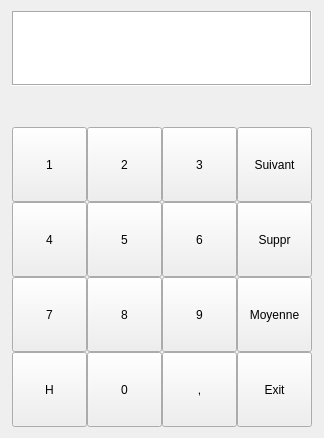
<?xml version="1.0" encoding="UTF-8"?>
<ui version="4.0">
 <class>MainWindow</class>
 <widget class="QMainWindow" name="MainWindow">
  <property name="geometry">
   <rect>
    <x>0</x>
    <y>0</y>
    <width>324</width>
    <height>438</height>
   </rect>
  </property>
  <property name="sizePolicy">
   <sizepolicy hsizetype="Fixed" vsizetype="Fixed">
    <horstretch>0</horstretch>
    <verstretch>0</verstretch>
   </sizepolicy>
  </property>
  <property name="minimumSize">
   <size>
    <width>324</width>
    <height>438</height>
   </size>
  </property>
  <property name="maximumSize">
   <size>
    <width>324</width>
    <height>438</height>
   </size>
  </property>
  <property name="windowTitle">
   <string>MainWindow</string>
  </property>
  <widget class="QWidget" name="centralwidget">
   <layout class="QGridLayout" name="gridLayout">
    <item row="0" column="0">
     <widget class="QLabel" name="labelResult">
      <property name="minimumSize">
       <size>
        <width>0</width>
        <height>75</height>
       </size>
      </property>
      <property name="maximumSize">
       <size>
        <width>16777215</width>
        <height>75</height>
       </size>
      </property>
      <property name="styleSheet">
       <string notr="true">background-color: rgb(255, 255, 255);</string>
      </property>
      <property name="frameShape">
       <enum>QFrame::Box</enum>
      </property>
      <property name="frameShadow">
       <enum>QFrame::Sunken</enum>
      </property>
      <property name="text">
       <string/>
      </property>
     </widget>
    </item>
    <item row="1" column="0">
     <widget class="QLabel" name="labelExcept">
      <property name="minimumSize">
       <size>
        <width>0</width>
        <height>25</height>
       </size>
      </property>
      <property name="maximumSize">
       <size>
        <width>16777215</width>
        <height>25</height>
       </size>
      </property>
      <property name="text">
       <string/>
      </property>
     </widget>
    </item>
    <item row="3" column="0">
     <layout class="QGridLayout" name="gridLayout_3">
      <property name="sizeConstraint">
       <enum>QLayout::SetNoConstraint</enum>
      </property>
      <property name="spacing">
       <number>0</number>
      </property>
      <item row="0" column="0">
       <widget class="QPushButton" name="pB1">
        <property name="minimumSize">
         <size>
          <width>75</width>
          <height>75</height>
         </size>
        </property>
        <property name="maximumSize">
         <size>
          <width>75</width>
          <height>75</height>
         </size>
        </property>
        <property name="text">
         <string>1</string>
        </property>
       </widget>
      </item>
      <item row="0" column="3">
       <widget class="QPushButton" name="pBNext">
        <property name="sizePolicy">
         <sizepolicy hsizetype="Preferred" vsizetype="Preferred">
          <horstretch>0</horstretch>
          <verstretch>0</verstretch>
         </sizepolicy>
        </property>
        <property name="minimumSize">
         <size>
          <width>75</width>
          <height>75</height>
         </size>
        </property>
        <property name="maximumSize">
         <size>
          <width>75</width>
          <height>16777215</height>
         </size>
        </property>
        <property name="text">
         <string>Suivant</string>
        </property>
       </widget>
      </item>
      <item row="2" column="1">
       <widget class="QPushButton" name="pB8">
        <property name="minimumSize">
         <size>
          <width>75</width>
          <height>75</height>
         </size>
        </property>
        <property name="maximumSize">
         <size>
          <width>75</width>
          <height>75</height>
         </size>
        </property>
        <property name="text">
         <string>8</string>
        </property>
       </widget>
      </item>
      <item row="2" column="2">
       <widget class="QPushButton" name="pB9">
        <property name="minimumSize">
         <size>
          <width>75</width>
          <height>75</height>
         </size>
        </property>
        <property name="maximumSize">
         <size>
          <width>75</width>
          <height>75</height>
         </size>
        </property>
        <property name="text">
         <string>9</string>
        </property>
       </widget>
      </item>
      <item row="1" column="1">
       <widget class="QPushButton" name="pB5">
        <property name="minimumSize">
         <size>
          <width>75</width>
          <height>75</height>
         </size>
        </property>
        <property name="maximumSize">
         <size>
          <width>75</width>
          <height>75</height>
         </size>
        </property>
        <property name="text">
         <string>5</string>
        </property>
       </widget>
      </item>
      <item row="3" column="0">
       <widget class="QPushButton" name="pB10">
        <property name="minimumSize">
         <size>
          <width>75</width>
          <height>75</height>
         </size>
        </property>
        <property name="maximumSize">
         <size>
          <width>75</width>
          <height>75</height>
         </size>
        </property>
        <property name="text">
         <string>H</string>
        </property>
       </widget>
      </item>
      <item row="2" column="0">
       <widget class="QPushButton" name="pB7">
        <property name="minimumSize">
         <size>
          <width>75</width>
          <height>75</height>
         </size>
        </property>
        <property name="maximumSize">
         <size>
          <width>75</width>
          <height>75</height>
         </size>
        </property>
        <property name="text">
         <string>7</string>
        </property>
       </widget>
      </item>
      <item row="1" column="2">
       <widget class="QPushButton" name="pB6">
        <property name="minimumSize">
         <size>
          <width>75</width>
          <height>75</height>
         </size>
        </property>
        <property name="maximumSize">
         <size>
          <width>75</width>
          <height>75</height>
         </size>
        </property>
        <property name="text">
         <string>6</string>
        </property>
       </widget>
      </item>
      <item row="0" column="1">
       <widget class="QPushButton" name="pB2">
        <property name="minimumSize">
         <size>
          <width>75</width>
          <height>75</height>
         </size>
        </property>
        <property name="maximumSize">
         <size>
          <width>75</width>
          <height>75</height>
         </size>
        </property>
        <property name="text">
         <string>2</string>
        </property>
       </widget>
      </item>
      <item row="1" column="0">
       <widget class="QPushButton" name="pB4">
        <property name="minimumSize">
         <size>
          <width>75</width>
          <height>75</height>
         </size>
        </property>
        <property name="maximumSize">
         <size>
          <width>75</width>
          <height>75</height>
         </size>
        </property>
        <property name="text">
         <string>4</string>
        </property>
       </widget>
      </item>
      <item row="0" column="2">
       <widget class="QPushButton" name="pB3">
        <property name="minimumSize">
         <size>
          <width>75</width>
          <height>75</height>
         </size>
        </property>
        <property name="maximumSize">
         <size>
          <width>75</width>
          <height>75</height>
         </size>
        </property>
        <property name="text">
         <string>3</string>
        </property>
       </widget>
      </item>
      <item row="3" column="1">
       <widget class="QPushButton" name="pB0">
        <property name="minimumSize">
         <size>
          <width>75</width>
          <height>75</height>
         </size>
        </property>
        <property name="maximumSize">
         <size>
          <width>75</width>
          <height>75</height>
         </size>
        </property>
        <property name="text">
         <string>0</string>
        </property>
       </widget>
      </item>
      <item row="3" column="2">
       <widget class="QPushButton" name="pB11">
        <property name="minimumSize">
         <size>
          <width>75</width>
          <height>75</height>
         </size>
        </property>
        <property name="maximumSize">
         <size>
          <width>75</width>
          <height>75</height>
         </size>
        </property>
        <property name="text">
         <string>,</string>
        </property>
       </widget>
      </item>
      <item row="1" column="3">
       <widget class="QPushButton" name="pB12">
        <property name="minimumSize">
         <size>
          <width>75</width>
          <height>75</height>
         </size>
        </property>
        <property name="maximumSize">
         <size>
          <width>75</width>
          <height>75</height>
         </size>
        </property>
        <property name="text">
         <string>Suppr</string>
        </property>
       </widget>
      </item>
      <item row="2" column="3">
       <widget class="QPushButton" name="pB14">
        <property name="sizePolicy">
         <sizepolicy hsizetype="Preferred" vsizetype="Preferred">
          <horstretch>0</horstretch>
          <verstretch>0</verstretch>
         </sizepolicy>
        </property>
        <property name="minimumSize">
         <size>
          <width>75</width>
          <height>75</height>
         </size>
        </property>
        <property name="maximumSize">
         <size>
          <width>75</width>
          <height>16777215</height>
         </size>
        </property>
        <property name="text">
         <string>Moyenne</string>
        </property>
       </widget>
      </item>
      <item row="3" column="3">
       <widget class="QPushButton" name="pB13">
        <property name="minimumSize">
         <size>
          <width>75</width>
          <height>75</height>
         </size>
        </property>
        <property name="maximumSize">
         <size>
          <width>75</width>
          <height>75</height>
         </size>
        </property>
        <property name="text">
         <string>Exit</string>
        </property>
       </widget>
      </item>
     </layout>
    </item>
   </layout>
  </widget>
 </widget>
 <resources/>
 <connections/>
</ui>
